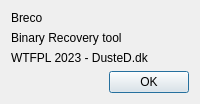
<?xml version="1.0" encoding="UTF-8"?>
<ui version="4.0">
 <class>AboutDialog</class>
 <widget class="QDialog" name="AboutDialog">
  <property name="windowTitle">
   <string>About</string>
  </property>
  <layout class="QVBoxLayout" name="verticalLayout">
   <item>
    <widget class="QLabel" name="titleLabel">
     <property name="text">
      <string>Breco</string>
     </property>
    </widget>
   </item>
   <item>
    <widget class="QLabel" name="subtitleLabel">
     <property name="text">
      <string>Binary Recovery tool</string>
     </property>
    </widget>
   </item>
   <item>
    <widget class="QLabel" name="licenseLabel">
     <property name="text">
      <string>WTFPL 2023 - DusteD.dk</string>
     </property>
    </widget>
   </item>
   <item>
    <widget class="QDialogButtonBox" name="buttonBox">
     <property name="standardButtons">
      <set>QDialogButtonBox::Ok</set>
     </property>
    </widget>
   </item>
  </layout>
 </widget>
 <resources/>
 <connections>
  <connection>
   <sender>buttonBox</sender>
   <signal>accepted()</signal>
   <receiver>AboutDialog</receiver>
   <slot>accept()</slot>
   <hints>
    <hint type="sourcelabel">
     <x>248</x>
     <y>254</y>
    </hint>
    <hint type="destinationlabel">
     <x>157</x>
     <y>274</y>
    </hint>
   </hints>
  </connection>
 </connections>
</ui>
